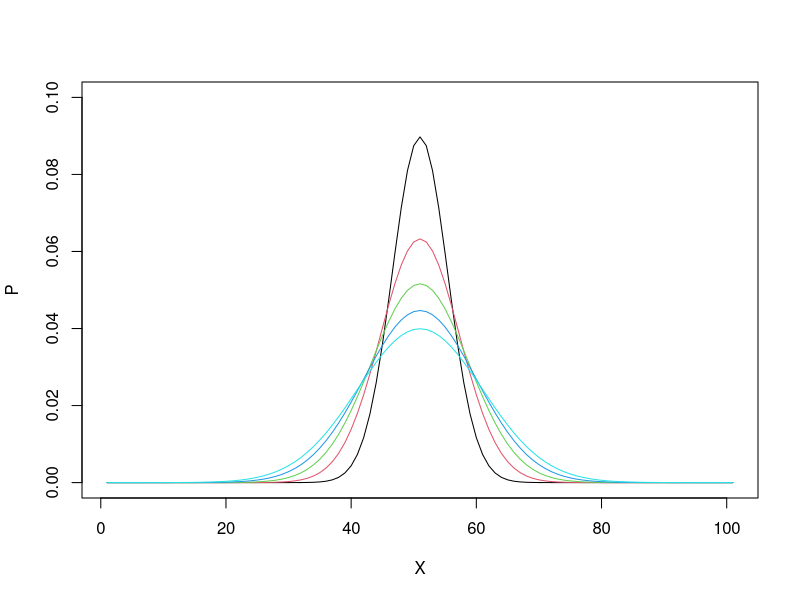
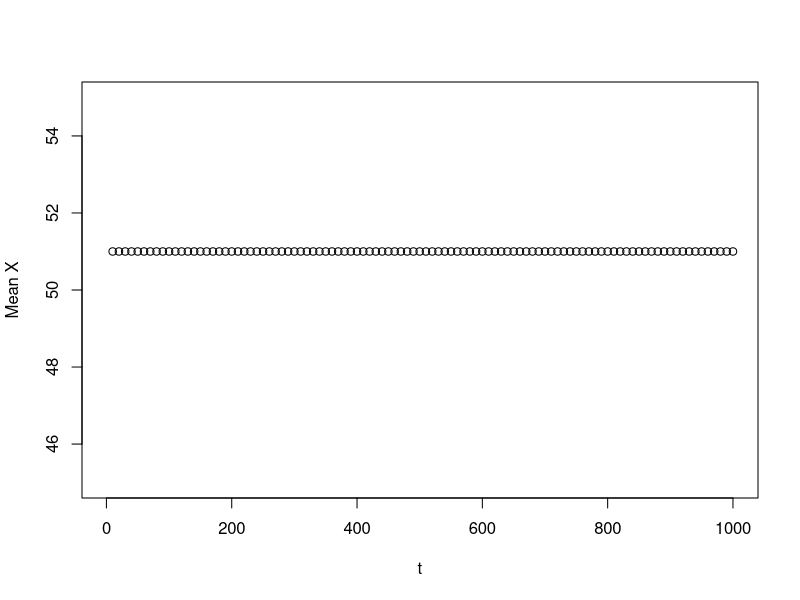
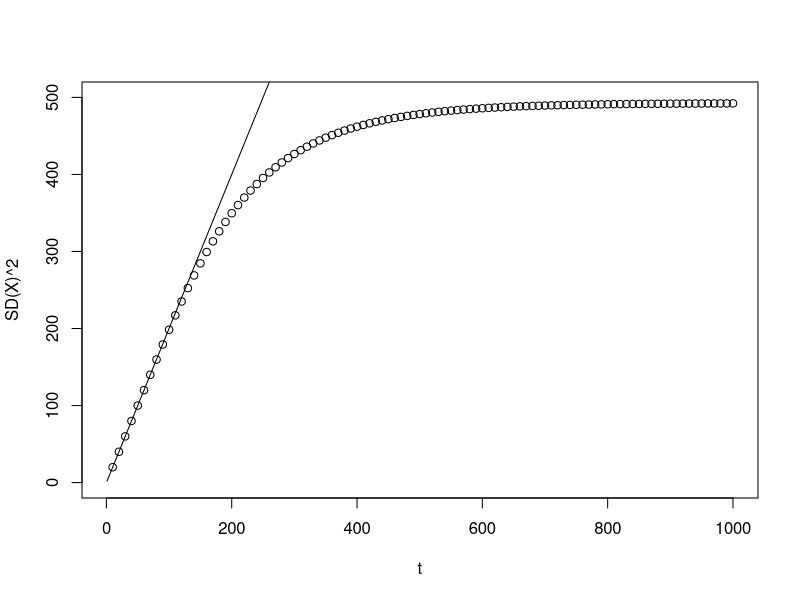

Write the R code that produced these figures, in order.
## ---- chunk 1
knitr::opts_chunk$set(echo = TRUE)
## ---- chunk 2
l = 100; dX = 1; dt = 0.01; D = 1
n = as.integer(l/dX)+1  # number of grid points
X_all = c(1:n)*dX
p_0 = numeric(n) # the state variable: a vector of P(X,t) for all grids at time t
p_0[n/2+1] = 1 # specify the initial condition

pde_fd <- function(n, p, dX, dt, D, t_tot) {
  factor = D/dX**2*dt
  for (i in seq_len(as.integer(t_tot/dt))){
    p_plus_one = c(p[-1], 0) # a vector, P(X+dX) for all Xs, 0 is added to specify the boundary conditions
    p_minus_one = c(0, p[1:(n-1)])  # a vector, P(X-dX) for all Xs, 0 is added to specify the boundary conditions
    p = p + factor * (p_plus_one + p_minus_one - 2 * p) # finite difference to update all P(X,t)
  }
  return(p)
}

p_1 <- pde_fd(n, p_0, dX, dt, D, 10)
plot(X_all,p_1, type="l", col=1, xlab="X", ylab="P", xlim=c(1,101), ylim=c(0,0.1)) 

for (i in 2:5){
  p_1 <- pde_fd(n, p_1, dX, dt, D, 10)
  lines(X_all,p_1, col=i)
}
## ---- chunk 3
meanX <- function(p, X) {
  return(p %*% X / sum(p))
}
sdX <- function(p, X) {
  var = p %*% X**2 / sum(p)
  return(sqrt(var - meanX(p,X)**2))
}

len = 100
meanX_all = numeric(len)
sdX_all = numeric(len)
p_1 <- pde_fd(n, p_0, dX, dt, D, 10)
meanX_all[1] = meanX(p_1,X_all)
sdX_all[1] = sdX(p_1,X_all)
for(i in 2:len){
  p_1 <- pde_fd(n, p_1, dX, dt, D, 10)
  meanX_all[i] = meanX(p_1,X_all)
  sdX_all[i] = sdX(p_1,X_all)
}
t_all = 10 * c(1:len)
plot(t_all,meanX_all, type="p", col=1, xlab="t", ylab="Mean X", xlim=c(1,len*10), ylim=c(45,55)) 
plot(t_all,sdX_all**2, type="p", col=1, xlab="t", ylab="SD(X)^2", xlim=c(1,len*10), ylim=c(0,500)) 
curve(x*D*2, add = TRUE)
